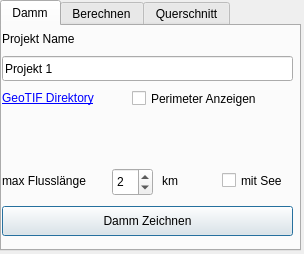
<?xml version="1.0" encoding="UTF-8"?>
<ui version="4.0">
 <class>Wwk3D_GetZDialogBase</class>
 <widget class="QDialog" name="Wwk3D_GetZDialogBase">
  <property name="geometry">
   <rect>
    <x>0</x>
    <y>0</y>
    <width>304</width>
    <height>254</height>
   </rect>
  </property>
  <property name="sizePolicy">
   <sizepolicy hsizetype="Maximum" vsizetype="Maximum">
    <horstretch>0</horstretch>
    <verstretch>0</verstretch>
   </sizepolicy>
  </property>
  <property name="maximumSize">
   <size>
    <width>412</width>
    <height>400</height>
   </size>
  </property>
  <property name="windowTitle">
   <string>Bresche Konfigurator </string>
  </property>
  <property name="windowIcon">
   <iconset>
    <normaloff>../flutwelle/icon.png</normaloff>../flutwelle/icon.png</iconset>
  </property>
  <widget class="QTabWidget" name="tabWidget">
   <property name="enabled">
    <bool>true</bool>
   </property>
   <property name="geometry">
    <rect>
     <x>0</x>
     <y>0</y>
     <width>301</width>
     <height>251</height>
    </rect>
   </property>
   <property name="sizePolicy">
    <sizepolicy hsizetype="Maximum" vsizetype="Maximum">
     <horstretch>0</horstretch>
     <verstretch>0</verstretch>
    </sizepolicy>
   </property>
   <property name="currentIndex">
    <number>0</number>
   </property>
   <property name="elideMode">
    <enum>Qt::TextElideMode::ElideRight</enum>
   </property>
   <widget class="QWidget" name="tab">
    <attribute name="title">
     <string>Damm</string>
    </attribute>
    <widget class="QLabel" name="label_3">
     <property name="geometry">
      <rect>
       <x>0</x>
       <y>142</y>
       <width>106</width>
       <height>25</height>
      </rect>
     </property>
     <property name="text">
      <string>max Flusslänge </string>
     </property>
    </widget>
    <widget class="QCheckBox" name="mitSee">
     <property name="geometry">
      <rect>
       <x>220</x>
       <y>142</y>
       <width>75</width>
       <height>25</height>
      </rect>
     </property>
     <property name="text">
      <string>mit See</string>
     </property>
     <property name="checked">
      <bool>false</bool>
     </property>
    </widget>
    <widget class="QSpinBox" name="spinBox">
     <property name="geometry">
      <rect>
       <x>110</x>
       <y>142</y>
       <width>41</width>
       <height>28</height>
      </rect>
     </property>
     <property name="value">
      <number>2</number>
     </property>
    </widget>
    <widget class="QLabel" name="label">
     <property name="geometry">
      <rect>
       <x>0</x>
       <y>60</y>
       <width>291</width>
       <height>25</height>
      </rect>
     </property>
     <property name="toolTip">
      <string>&lt;html&gt;&lt;head/&gt;&lt;body&gt;&lt;p&gt;Die GeoTIFF-Datei für die zu untersuchende Region kann auf der Seite &lt;a href=&quot;https://www.swisstopo.admin.ch/de/hoehenmodell-swissalti3d&quot;&gt;&lt;span style=&quot; text-decoration: underline; color:#0000ff;&quot;&gt;swissALTI3D&lt;/span&gt;&lt;/a&gt; heruntergeladen werden&lt;/p&gt;&lt;/body&gt;&lt;/html&gt;</string>
     </property>
     <property name="text">
      <string>&lt;html&gt;&lt;head/&gt;&lt;body&gt;&lt;p&gt;&lt;a href=&quot;https://www.swisstopo.admin.ch/de/hoehenmodell-swissalti3d&quot;&gt;&lt;span style=&quot; text-decoration: underline; color:#0000ff;&quot;&gt;GeoTIF Direktory&lt;/span&gt;&lt;/a&gt;&lt;/p&gt;&lt;/body&gt;&lt;/html&gt;</string>
     </property>
     <property name="openExternalLinks">
      <bool>true</bool>
     </property>
    </widget>
    <widget class="QPushButton" name="pushButton">
     <property name="enabled">
      <bool>true</bool>
     </property>
     <property name="geometry">
      <rect>
       <x>0</x>
       <y>180</y>
       <width>291</width>
       <height>30</height>
      </rect>
     </property>
     <property name="layoutDirection">
      <enum>Qt::LayoutDirection::LeftToRight</enum>
     </property>
     <property name="text">
      <string>Damm Zeichnen</string>
     </property>
    </widget>
    <widget class="QLabel" name="label_2">
     <property name="geometry">
      <rect>
       <x>0</x>
       <y>0</y>
       <width>101</width>
       <height>25</height>
      </rect>
     </property>
     <property name="text">
      <string>Projekt Name</string>
     </property>
    </widget>
    <widget class="QLabel" name="label_5">
     <property name="geometry">
      <rect>
       <x>160</x>
       <y>142</y>
       <width>41</width>
       <height>25</height>
      </rect>
     </property>
     <property name="maximumSize">
      <size>
       <width>50</width>
       <height>16777215</height>
      </size>
     </property>
     <property name="sizeIncrement">
      <size>
       <width>0</width>
       <height>0</height>
      </size>
     </property>
     <property name="text">
      <string>km</string>
     </property>
     <property name="alignment">
      <set>Qt::AlignmentFlag::AlignLeading|Qt::AlignmentFlag::AlignLeft|Qt::AlignmentFlag::AlignVCenter</set>
     </property>
    </widget>
    <widget class="QLineEdit" name="lineEditProjetName">
     <property name="geometry">
      <rect>
       <x>0</x>
       <y>30</y>
       <width>291</width>
       <height>25</height>
      </rect>
     </property>
     <property name="cursor">
      <cursorShape>IBeamCursor</cursorShape>
     </property>
     <property name="text">
      <string>Projekt 1</string>
     </property>
     <property name="clearButtonEnabled">
      <bool>false</bool>
     </property>
    </widget>
    <widget class="QgsFileWidget" name="mQgsFileWidget" native="true">
     <property name="geometry">
      <rect>
       <x>0</x>
       <y>100</y>
       <width>291</width>
       <height>25</height>
      </rect>
     </property>
     <property name="toolTip">
      <string>&lt;html&gt;&lt;head/&gt;&lt;body&gt;&lt;p&gt;Die GeoTIFF-Datei für die zu untersuchende Region kann auf der Seite &lt;a href=&quot;https://www.swisstopo.admin.ch/de/hoehenmodell-swissalti3d&quot;&gt;&lt;span style=&quot; text-decoration: underline; color:#0000ff;&quot;&gt;swissALTI3D&lt;/span&gt;&lt;/a&gt;  heruntergeladen werden&lt;/p&gt;&lt;/body&gt;&lt;/html&gt;</string>
     </property>
     <property name="locale">
      <locale language="German" country="Switzerland"/>
     </property>
     <property name="dialogTitle" stdset="0">
      <string/>
     </property>
     <property name="defaultRoot" stdset="0">
      <string>/home/retep/Downloads</string>
     </property>
    </widget>
    <widget class="QCheckBox" name="checkBoxPerimeter">
     <property name="geometry">
      <rect>
       <x>130</x>
       <y>60</y>
       <width>161</width>
       <height>25</height>
      </rect>
     </property>
     <property name="text">
      <string>Perimeter Anzeigen</string>
     </property>
    </widget>
   </widget>
   <widget class="QWidget" name="tab_2">
    <property name="enabled">
     <bool>true</bool>
    </property>
    <attribute name="title">
     <string>Berechnen</string>
    </attribute>
    <widget class="QPushButton" name="pushButton_2">
     <property name="enabled">
      <bool>false</bool>
     </property>
     <property name="geometry">
      <rect>
       <x>120</x>
       <y>180</y>
       <width>171</width>
       <height>30</height>
      </rect>
     </property>
     <property name="text">
      <string>Querschnitt</string>
     </property>
    </widget>
    <widget class="QLabel" name="label_4">
     <property name="geometry">
      <rect>
       <x>100</x>
       <y>50</y>
       <width>90</width>
       <height>18</height>
      </rect>
     </property>
     <property name="text">
      <string>&lt;html&gt;&lt;head/&gt;&lt;body&gt;&lt;p&gt;Volumen [m&lt;span style=&quot; vertical-align:super;&quot;&gt;3&lt;/span&gt;]&lt;/p&gt;&lt;/body&gt;&lt;/html&gt;</string>
     </property>
    </widget>
    <widget class="QLabel" name="label_8">
     <property name="geometry">
      <rect>
       <x>0</x>
       <y>50</y>
       <width>90</width>
       <height>18</height>
      </rect>
     </property>
     <property name="text">
      <string>Länge [m]</string>
     </property>
    </widget>
    <widget class="QLabel" name="label_7">
     <property name="geometry">
      <rect>
       <x>0</x>
       <y>0</y>
       <width>90</width>
       <height>18</height>
      </rect>
     </property>
     <property name="text">
      <string>Breite [m]</string>
     </property>
    </widget>
    <widget class="QDoubleSpinBox" name="spBl">
     <property name="geometry">
      <rect>
       <x>0</x>
       <y>70</y>
       <width>90</width>
       <height>28</height>
      </rect>
     </property>
     <property name="sizePolicy">
      <sizepolicy hsizetype="Fixed" vsizetype="Fixed">
       <horstretch>0</horstretch>
       <verstretch>0</verstretch>
      </sizepolicy>
     </property>
     <property name="toolTip">
      <string>&lt;html&gt;&lt;head/&gt;&lt;body&gt;&lt;p&gt;Länge des Sees&lt;/p&gt;&lt;/body&gt;&lt;/html&gt;</string>
     </property>
     <property name="decimals">
      <number>1</number>
     </property>
     <property name="maximum">
      <double>9999999999999999583119736832.000000000000000</double>
     </property>
    </widget>
    <widget class="QDoubleSpinBox" name="spBb">
     <property name="geometry">
      <rect>
       <x>0</x>
       <y>20</y>
       <width>90</width>
       <height>28</height>
      </rect>
     </property>
     <property name="maximumSize">
      <size>
       <width>16777215</width>
       <height>16777215</height>
      </size>
     </property>
     <property name="baseSize">
      <size>
       <width>10</width>
       <height>0</height>
      </size>
     </property>
     <property name="toolTip">
      <string>&lt;html&gt;&lt;head/&gt;&lt;body&gt;&lt;p&gt;Breite der Bresche&lt;/p&gt;&lt;/body&gt;&lt;/html&gt;</string>
     </property>
     <property name="decimals">
      <number>1</number>
     </property>
     <property name="maximum">
      <double>1000.000000000000000</double>
     </property>
     <property name="stepType">
      <enum>QAbstractSpinBox::StepType::DefaultStepType</enum>
     </property>
    </widget>
    <widget class="QLabel" name="label_6">
     <property name="geometry">
      <rect>
       <x>200</x>
       <y>0</y>
       <width>90</width>
       <height>18</height>
      </rect>
     </property>
     <property name="text">
      <string>Höhe [m]</string>
     </property>
    </widget>
    <widget class="QDoubleSpinBox" name="spBh">
     <property name="geometry">
      <rect>
       <x>200</x>
       <y>20</y>
       <width>90</width>
       <height>28</height>
      </rect>
     </property>
     <property name="toolTip">
      <string>&lt;html&gt;&lt;head/&gt;&lt;body&gt;&lt;p&gt;Höhe der Bresche&lt;/p&gt;&lt;/body&gt;&lt;/html&gt;</string>
     </property>
     <property name="decimals">
      <number>1</number>
     </property>
     <property name="maximum">
      <double>1000.000000000000000</double>
     </property>
    </widget>
    <widget class="QSpinBox" name="spBR">
     <property name="geometry">
      <rect>
       <x>200</x>
       <y>70</y>
       <width>90</width>
       <height>28</height>
      </rect>
     </property>
     <property name="toolTip">
      <string>&lt;html&gt;&lt;head/&gt;&lt;body&gt;&lt;p&gt;15 urbanes Gebiet; schluchtartige Engnisse; &lt;/p&gt;&lt;p&gt;unregelmässige Talform&lt;/p&gt;&lt;p&gt;20 unregelmässige, krümmungsreiche Talform &lt;/p&gt;&lt;p&gt;mit reichlich Vegetation deren Höhe mit der &lt;/p&gt;&lt;p&gt;Abflusstiefe vergleichbar ist&lt;/p&gt;&lt;p&gt;25 regelmässige Talform mit Bäumen und Hecken&lt;/p&gt;&lt;p&gt;deren Höhe mit der Abflusstiefevergleichbar ist&lt;/p&gt;&lt;p&gt;30 regelmässige Talform, niedrige Vegetation &lt;/p&gt;&lt;p&gt;verglichen mit der Abflusstiefe&lt;/p&gt;&lt;p&gt;40 vorhandene Wasserflächen&lt;/p&gt;&lt;/body&gt;&lt;/html&gt;</string>
     </property>
     <property name="minimum">
      <number>15</number>
     </property>
     <property name="maximum">
      <number>40</number>
     </property>
     <property name="singleStep">
      <number>5</number>
     </property>
     <property name="value">
      <number>25</number>
     </property>
    </widget>
    <widget class="QLabel" name="label_9">
     <property name="geometry">
      <rect>
       <x>200</x>
       <y>50</y>
       <width>90</width>
       <height>20</height>
      </rect>
     </property>
     <property name="text">
      <string>Rauheit</string>
     </property>
    </widget>
    <widget class="QDoubleSpinBox" name="spBbu">
     <property name="geometry">
      <rect>
       <x>100</x>
       <y>20</y>
       <width>90</width>
       <height>28</height>
      </rect>
     </property>
     <property name="toolTip">
      <string>&lt;html&gt;&lt;head/&gt;&lt;body&gt;&lt;p&gt;Breite der Bresche am Fuss&lt;/p&gt;&lt;/body&gt;&lt;/html&gt;</string>
     </property>
     <property name="decimals">
      <number>1</number>
     </property>
     <property name="maximum">
      <double>1000.000000000000000</double>
     </property>
    </widget>
    <widget class="QLabel" name="label_13">
     <property name="geometry">
      <rect>
       <x>100</x>
       <y>0</y>
       <width>90</width>
       <height>18</height>
      </rect>
     </property>
     <property name="text">
      <string>Breite u [m]</string>
     </property>
    </widget>
    <widget class="QGroupBox" name="groupBox">
     <property name="geometry">
      <rect>
       <x>0</x>
       <y>120</y>
       <width>291</width>
       <height>61</height>
      </rect>
     </property>
     <property name="title">
      <string notr="true">Breschentyp</string>
     </property>
     <widget class="QWidget" name="horizontalLayoutWidget">
      <property name="geometry">
       <rect>
        <x>10</x>
        <y>30</y>
        <width>271</width>
        <height>27</height>
       </rect>
      </property>
      <layout class="QHBoxLayout" name="horizontalLayout">
       <property name="spacing">
        <number>0</number>
       </property>
       <item>
        <widget class="QRadioButton" name="rBs">
         <property name="maximumSize">
          <size>
           <width>40</width>
           <height>16777215</height>
          </size>
         </property>
         <property name="toolTip">
          <string>Standart</string>
         </property>
         <property name="text">
          <string>St</string>
         </property>
         <property name="checked">
          <bool>true</bool>
         </property>
        </widget>
       </item>
       <item>
        <widget class="QRadioButton" name="rBt">
         <property name="maximumSize">
          <size>
           <width>40</width>
           <height>16777215</height>
          </size>
         </property>
         <property name="toolTip">
          <string>Trapez</string>
         </property>
         <property name="text">
          <string>Tr</string>
         </property>
        </widget>
       </item>
       <item>
        <widget class="QRadioButton" name="rBr">
         <property name="maximumSize">
          <size>
           <width>40</width>
           <height>16777215</height>
          </size>
         </property>
         <property name="toolTip">
          <string>Rechteck</string>
         </property>
         <property name="text">
          <string>Re</string>
         </property>
        </widget>
       </item>
       <item>
        <widget class="QRadioButton" name="rBd">
         <property name="maximumSize">
          <size>
           <width>40</width>
           <height>16777215</height>
          </size>
         </property>
         <property name="toolTip">
          <string>Creieck</string>
         </property>
         <property name="text">
          <string>Dr</string>
         </property>
        </widget>
       </item>
       <item>
        <widget class="QRadioButton" name="rBp">
         <property name="maximumSize">
          <size>
           <width>40</width>
           <height>16777215</height>
          </size>
         </property>
         <property name="toolTip">
          <string>Parabel</string>
         </property>
         <property name="text">
          <string>Pa</string>
         </property>
        </widget>
       </item>
      </layout>
     </widget>
    </widget>
    <widget class="QDoubleSpinBox" name="sBv">
     <property name="geometry">
      <rect>
       <x>100</x>
       <y>70</y>
       <width>90</width>
       <height>28</height>
      </rect>
     </property>
     <property name="toolTip">
      <string>&lt;html&gt;&lt;head/&gt;&lt;body&gt;&lt;p&gt;Volumen des Sees&lt;/p&gt;&lt;/body&gt;&lt;/html&gt;</string>
     </property>
     <property name="maximum">
      <double>1000000000000000.000000000000000</double>
     </property>
    </widget>
    <widget class="QDoubleSpinBox" name="sBQb">
     <property name="geometry">
      <rect>
       <x>100</x>
       <y>100</y>
       <width>191</width>
       <height>28</height>
      </rect>
     </property>
     <property name="toolTip">
      <string>&lt;html&gt;&lt;head/&gt;&lt;body&gt;&lt;p&gt;Abluss bei der Bresche&lt;/p&gt;&lt;/body&gt;&lt;/html&gt;</string>
     </property>
     <property name="maximum">
      <double>10000000.000000000000000</double>
     </property>
    </widget>
    <widget class="QProgressBar" name="progressBar">
     <property name="geometry">
      <rect>
       <x>10</x>
       <y>180</y>
       <width>101</width>
       <height>30</height>
      </rect>
     </property>
     <property name="value">
      <number>0</number>
     </property>
    </widget>
    <widget class="QLabel" name="label_12">
     <property name="geometry">
      <rect>
       <x>0</x>
       <y>100</y>
       <width>91</width>
       <height>21</height>
      </rect>
     </property>
     <property name="text">
      <string>Abfluss [m³/s]</string>
     </property>
    </widget>
    <zorder>groupBox</zorder>
    <zorder>label_4</zorder>
    <zorder>label_8</zorder>
    <zorder>label_7</zorder>
    <zorder>spBl</zorder>
    <zorder>spBb</zorder>
    <zorder>label_6</zorder>
    <zorder>spBh</zorder>
    <zorder>spBR</zorder>
    <zorder>label_9</zorder>
    <zorder>spBbu</zorder>
    <zorder>label_13</zorder>
    <zorder>sBv</zorder>
    <zorder>sBQb</zorder>
    <zorder>progressBar</zorder>
    <zorder>label_12</zorder>
    <zorder>pushButton_2</zorder>
   </widget>
   <widget class="QWidget" name="tab_3">
    <attribute name="title">
     <string>Querschnitt</string>
    </attribute>
    <widget class="QPushButton" name="pushButton_3">
     <property name="geometry">
      <rect>
       <x>150</x>
       <y>130</y>
       <width>131</width>
       <height>31</height>
      </rect>
     </property>
     <property name="text">
      <string>3D Modell</string>
     </property>
    </widget>
    <widget class="QSpinBox" name="lx">
     <property name="geometry">
      <rect>
       <x>150</x>
       <y>10</y>
       <width>71</width>
       <height>31</height>
      </rect>
     </property>
     <property name="minimum">
      <number>40</number>
     </property>
     <property name="maximum">
      <number>100000</number>
     </property>
     <property name="singleStep">
      <number>10</number>
     </property>
    </widget>
    <widget class="QLabel" name="label_10">
     <property name="geometry">
      <rect>
       <x>0</x>
       <y>10</y>
       <width>151</width>
       <height>31</height>
      </rect>
     </property>
     <property name="text">
      <string>Abstand zu Bresche </string>
     </property>
    </widget>
    <widget class="QLabel" name="label_11">
     <property name="geometry">
      <rect>
       <x>0</x>
       <y>50</y>
       <width>101</width>
       <height>31</height>
      </rect>
     </property>
     <property name="text">
      <string>Rand links und rechts</string>
     </property>
    </widget>
    <widget class="QSpinBox" name="la">
     <property name="geometry">
      <rect>
       <x>150</x>
       <y>50</y>
       <width>71</width>
       <height>31</height>
      </rect>
     </property>
     <property name="minimum">
      <number>10</number>
     </property>
     <property name="maximum">
      <number>10000</number>
     </property>
    </widget>
    <widget class="QLabel" name="label_14">
     <property name="geometry">
      <rect>
       <x>0</x>
       <y>90</y>
       <width>111</width>
       <height>31</height>
      </rect>
     </property>
     <property name="text">
      <string>Quote Brücke</string>
     </property>
    </widget>
    <widget class="QLabel" name="label_15">
     <property name="geometry">
      <rect>
       <x>230</x>
       <y>10</y>
       <width>66</width>
       <height>31</height>
      </rect>
     </property>
     <property name="text">
      <string>m</string>
     </property>
    </widget>
    <widget class="QLabel" name="label_16">
     <property name="geometry">
      <rect>
       <x>230</x>
       <y>50</y>
       <width>66</width>
       <height>31</height>
      </rect>
     </property>
     <property name="text">
      <string>m</string>
     </property>
    </widget>
    <widget class="QLabel" name="label_17">
     <property name="geometry">
      <rect>
       <x>230</x>
       <y>90</y>
       <width>66</width>
       <height>31</height>
      </rect>
     </property>
     <property name="text">
      <string>m ü. M.</string>
     </property>
    </widget>
    <widget class="QDoubleSpinBox" name="q_bruecke">
     <property name="geometry">
      <rect>
       <x>150</x>
       <y>90</y>
       <width>71</width>
       <height>28</height>
      </rect>
     </property>
     <property name="decimals">
      <number>1</number>
     </property>
     <property name="maximum">
      <double>10000.000000000000000</double>
     </property>
    </widget>
   </widget>
  </widget>
 </widget>
 <customwidgets>
  <customwidget>
   <class>QgsFileWidget</class>
   <extends>QWidget</extends>
   <header>qgsfilewidget.h</header>
  </customwidget>
 </customwidgets>
 <resources/>
 <connections/>
</ui>
